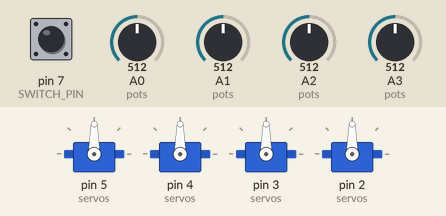
The sketch below on a simulated Arduino Uno, built with avr-gcc and run on an emulated ATmega328P. Parts: 4 × servo. Inputs (shaded band) come from the test bench; at power-on: pin 7 (SWITCH_PIN) HIGH, A0 (pots) = 512, A1 (pots) = 512, A2 (pots) = 512, A3 (pots) = 512.

Above: at 1.2 s.
1.3 s: pin 7 (SWITCH_PIN) pulled LOW for 1 s
At 2.31 s:
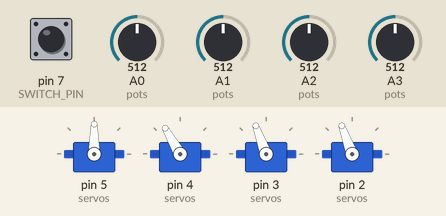
3.8 s: A0 (pots) set to 716
At 5.0 s:
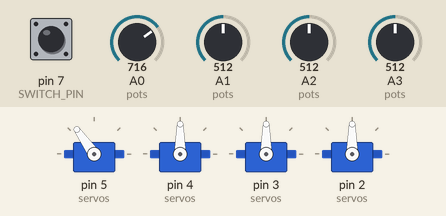
5.3 s: A1 (pots) set to 716
At 5.6 s:
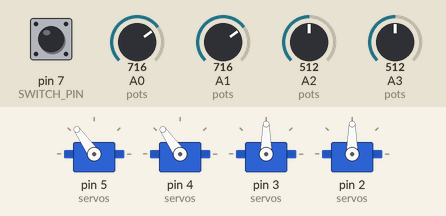
6.8 s: A2 (pots) set to 716
At 8.0 s:
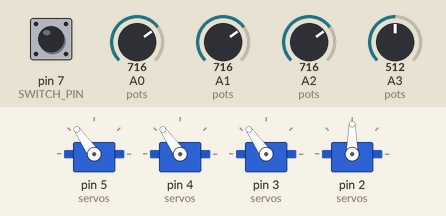
8.3 s: A3 (pots) set to 716
At 9.5 s:
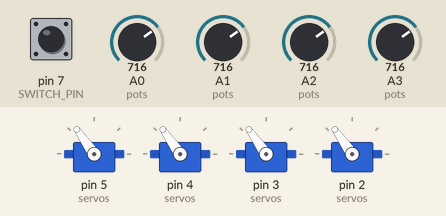
9.8 s: pin 7 (SWITCH_PIN) pulled LOW for 0.15 s
At 9.96 s:
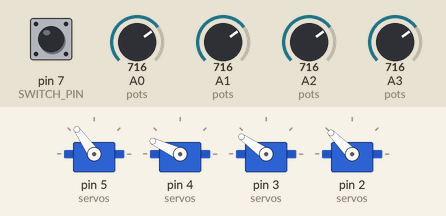
Timing chart, 0 to 12.4 s (numbered marks = the images above; inputs shaded):
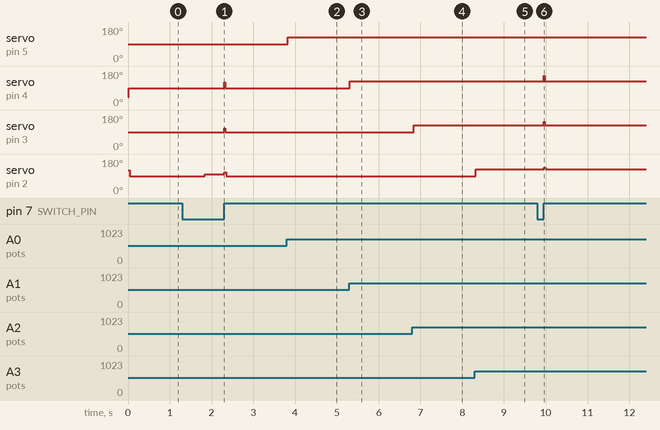

Measured:
- after the input at 1.3 s, servo on pin 4 (servos): 90° → 120° after 1.0 s, → 90° 0.03 s later; servo on pin 3 (servos): 90° → 110° after 1.0 s, → 90° 0.03 s later; servo on pin 2 (servos): 90° → 100° after 0.54 s, → 90° 0.46 s later
- after the input at 3.8 s, servo on pin 5 (servos): 90° → 125° at once
- after the input at 5.3 s, servo on pin 4 (servos): 90° → 125° at once
- after the input at 6.8 s, servo on pin 3 (servos): 90° → 125° at once
- after the input at 8.3 s, servo on pin 2 (servos): 90° → 125° at once
- after the input at 9.8 s, servo on pin 4 (servos): 125° → 155° after 0.15 s, → 125° 0.03 s later; servo on pin 3 (servos): 125° → 145° after 0.15 s, → 125° 0.03 s later; servo on pin 2 (servos): 125° → 135° after 0.15 s, → 125° 0.05 s later

The sketch:

automation_of_plant_care1.ino
```cpp
// include the servo library
#include <Servo.h>

// define the number of servos and their pins
#define NUM_SERVOS 4
#define SWITCH_PIN 7

class PotSettings {
  public:

  // arduino pin for the potentiometer
  int pin;
  // variable to store the reading from the analog input
  int reading;
  // variable for the maximum value of potentiometer
  static const int maxPotValue = 1023;

  PotSettings(int pin) {
    this->pin = pin;
  }
};

class ServoSettings {
  public:

  // change the pulses to turn servos a full 0 – 180 degrees
  static const int minPulse = 480;
  static const int maxPulse = 2500;
  // variable for the maximum value of the positional servo
  static const int maxServoDegree = 180;

  // arduino pin for the micro servo
  int pin;
  // initial position of servo motor
  int position;
  // degrees step of servo moving
  int step;
  // interval between the steps
  int interval;
  // last time servo moved
  unsigned long lastTime;
  // the direction of servo
  bool reverse;
  // the servo itself
  Servo motor;

  ServoSettings(int pin, int position, int step, int interval) {
    this->pin = pin;
    this->position = position;
    this->step = step;
    this->interval = interval;
  }

};

PotSettings pots[NUM_SERVOS] = {
  PotSettings(A0),
  PotSettings(A1),
  PotSettings(A2),
  PotSettings(A3)
};

ServoSettings servos[NUM_SERVOS] = {
  ServoSettings(5,  0,  60, 2000),
  ServoSettings(4,  40, 30, 1500),
  ServoSettings(3,  90, 20, 1000),
  ServoSettings(2, 120, 10,  500)
};

int mode = 1;

void setup() {
  pinMode(SWITCH_PIN, INPUT);
  initPots();
  initServos();
  attachServos();
  resetServos();
  Serial.begin(9600);
}

void loop() {
  int readMode = digitalRead(SWITCH_PIN);

  if(mode != readMode) {
    resetServos();
    mode = readMode;
  }

  if(mode == 1)     {
  	manualMode();
  } else {
    autoMode();
  }
}

void initServos() {
  for(int i = 0; i < NUM_SERVOS; i++) {
    pinMode(servos[i].pin, OUTPUT);
  }
}

void initPots(){
  for(int i = 0; i < NUM_SERVOS; i++) {
    pinMode(pots[i].pin, INPUT);
  }
}

void resetServos(){
  for(int i = 0; i < NUM_SERVOS; i++) {
    servos[i].motor.write(servos[i].position);
  }
}

void attachServos(){
  // attach the Servo variables to pins
  for(int i = 0; i < NUM_SERVOS; i++) {
    // won't turn full 0 – 180 degrees
    // servos[i].motor.attach(servos[i].pin);

    // will turn full 0 – 180 degrees
    servos[i].motor.attach(servos[i].pin,
                          ServoSettings::minPulse,
                          ServoSettings::maxPulse);
  }
}

void manualMode(){
   for(int i = 0; i < NUM_SERVOS; i++) {
    // read the analog input (the value of the potentiometer)
  	pots[i].reading = analogRead(pots[i].pin);
  	// map the input to a value between 0 and 180 degrees
  	servos[i].position = map(pots[i].reading,
                             0, PotSettings::maxPotValue,
                             0, ServoSettings::maxServoDegree);
  	// tell the servo to go to the set position
  	servos[i].motor.write(servos[i].position);
  	// wait 15 ms for the servo to reach the position
  	delay(15);
  }
}

void autoMode() {
  for (int i = 0; i < NUM_SERVOS; i++) {
    // check if it's time to move the servo
    if (millis() - servos[i].lastTime >= servos[i].interval) {
      // update the last time the servo was moved
      servos[i].lastTime = millis();

      // write the new position to the servo
      servos[i].motor.write(servos[i].position);

      // move the servo to its degrees depending on direction
      servos[i].position += servos[i].reverse ?
        servos[i].step*(-1) : servos[i].step;

      // define the direction of rotation
      if(servos[i].position > 180) {
        servos[i].reverse = true;
      } else if (servos[i].position < 0) {
        servos[i].reverse = false;
      }
    }
  }

}
```
